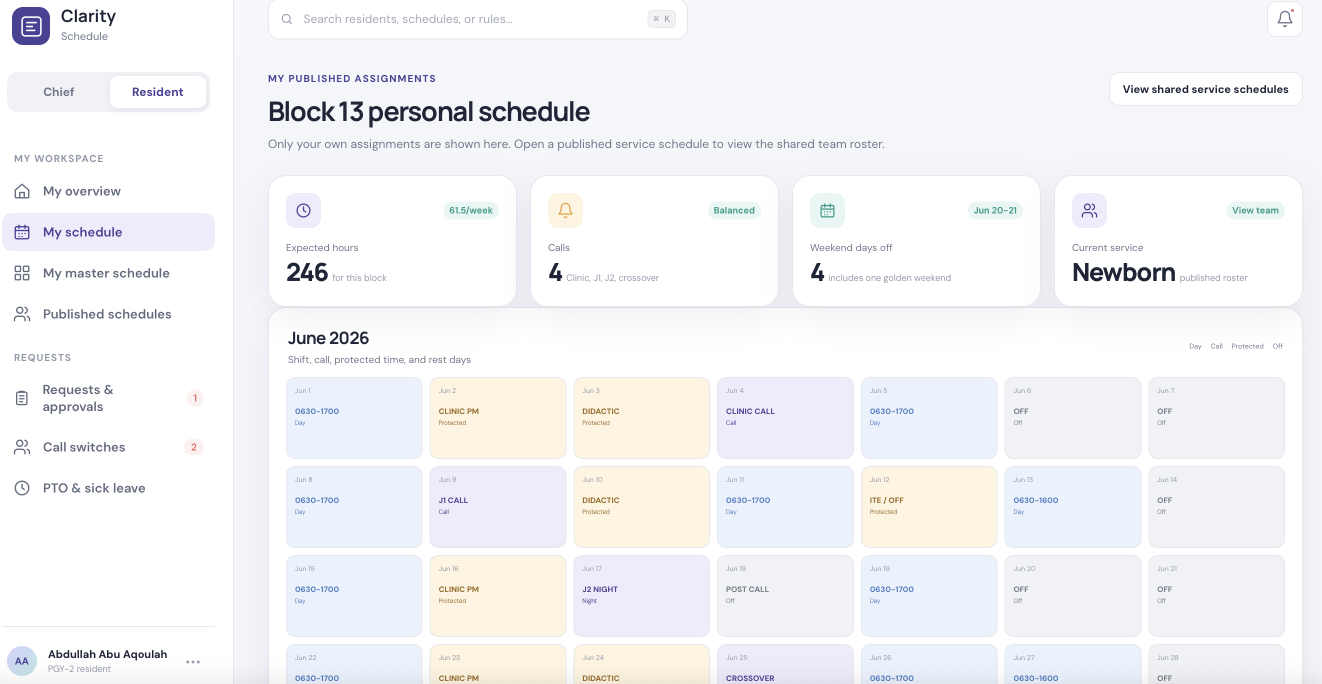
#> input picture outputs/brochure-v2-assets/resident-schedule.png, 2644 x 1368 px (shown at 1/2 size); its folder holds 6 pictures in this run
$ python anonymize_brochure_assets.py
#> lines starting #> are read from the running program, lines starting #| are printed output that depends on the picture
from pathlib import Path
from PIL import Image, ImageDraw, ImageFont


ROOT = Path(__file__).resolve().parents[1]
SRC = ROOT / "outputs" / "brochure-v2-assets"
OUT = ROOT / "outputs" / "brochure-v2-assets-anon"
OUT.mkdir(parents=True, exist_ok=True)

FONT = "/System/Library/Fonts/Supplemental/Arial.ttf"


def crop(name, box, output):
    image = Image.open(SRC / name).convert("RGB")
    image.crop(box).save(OUT / output, quality=95)


def copy(name):
    Image.open(SRC / name).convert("RGB").save(OUT / name, quality=95)


resident_schedule = Image.open(SRC / "resident-schedule.png")
#> resident_schedule is the input picture: PIL image 2644x1368 RGBA; mean R, G, B, A 244, 244.5, 246.5, 255
crop("resident-schedule.png", (365, 0, resident_schedule.width, 1240), "resident-schedule-main.png")
#> in crop, `image.crop(box).save(OUT / output, quality=95)`:
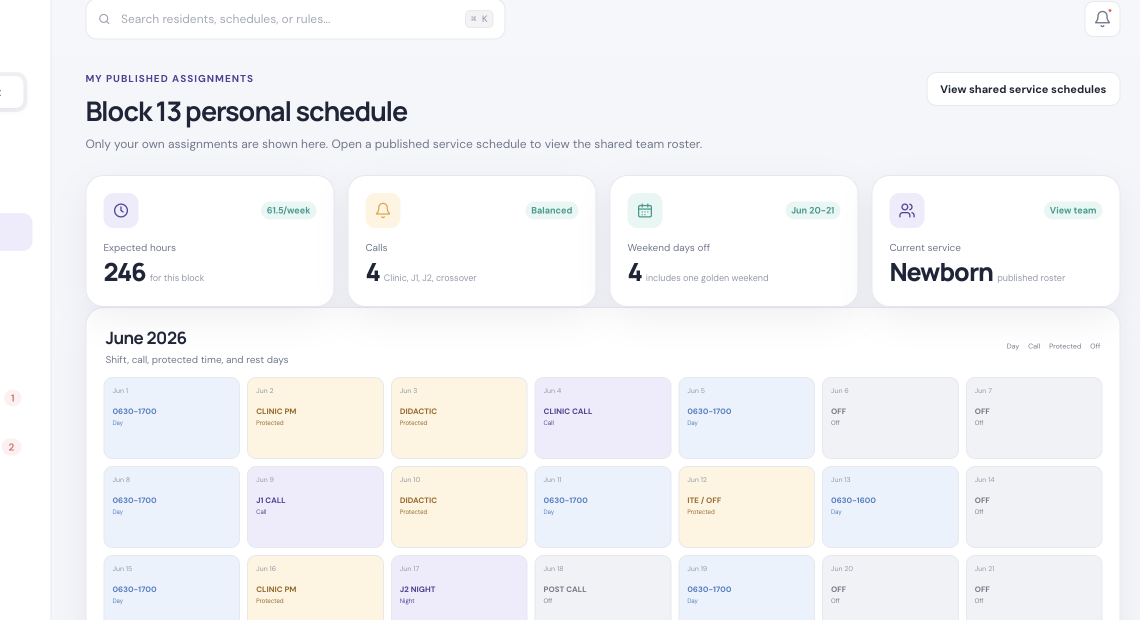
#> saved as resident-schedule-main.png: PIL image 2279x1240 RGB (shown at 1/2 size); mean R, G, B 244.2, 244.7, 246.6

resident_master = Image.open(SRC / "resident-master.png")
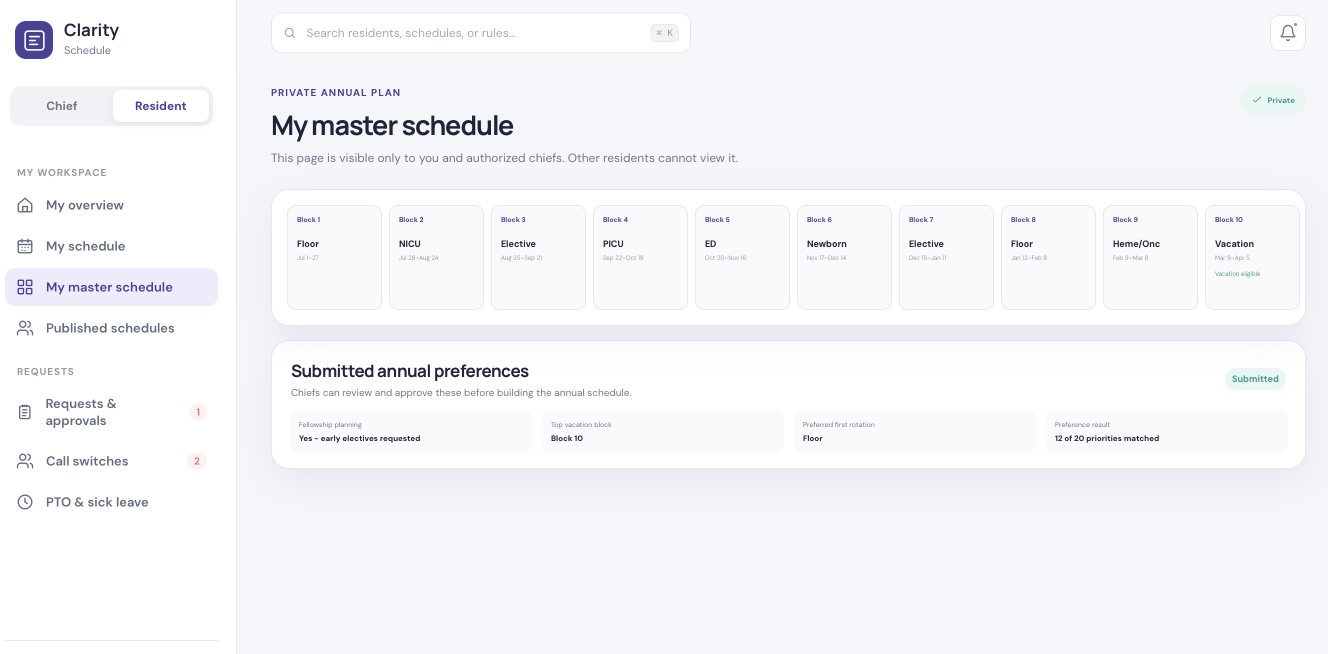
#> input picture outputs/brochure-v2-assets/resident-master.png, 2656 x 1308 px (shown at 1/2 size)
#> resident_master is the input picture: PIL image 2656x1308 RGBA; mean R, G, B, A 245.5, 246.1, 249.2, 255
crop("resident-master.png", (365, 0, resident_master.width, resident_master.height), "resident-master-main.png")
#> call 2 of crop, with name = 'resident-master.png', box = (365, 0, 2656, 1308), output = 'resident-master-main.png'
#> in crop (call 2), `image.crop(box).save(OUT / output, quality=95)`:
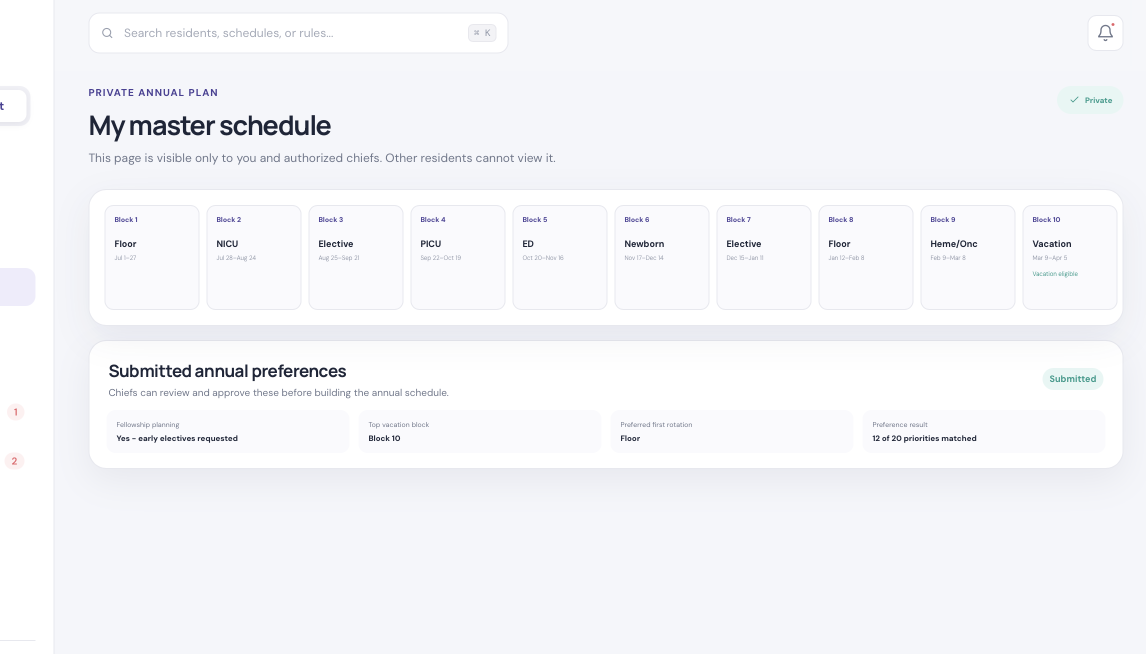
#> saved as resident-master-main.png: PIL image 2291x1308 RGB (shown at 1/2 size); mean R, G, B 245.3, 246, 249.2

#> (the run stopped early here; a loop or call above may not have finished)
